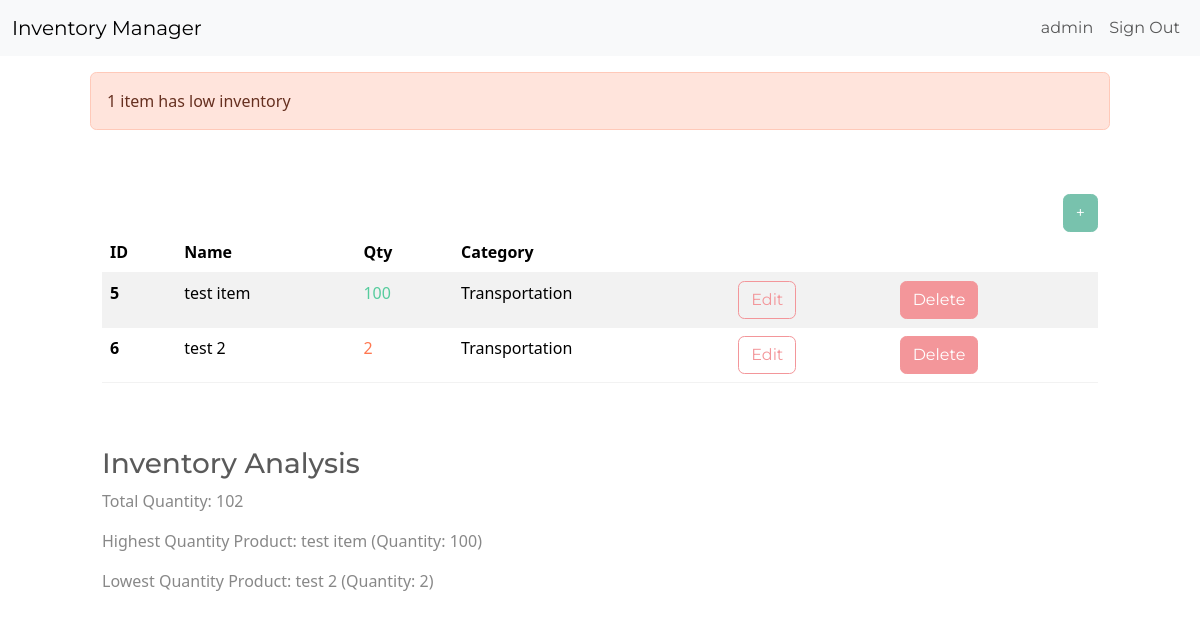
The page /dashboard/ (signed in) on the database its author committed.
### inventory/models.py (models this page shows, shortened)
class InventoryItem(models.Model):
	name = models.CharField(max_length=200)
	quantity = models.IntegerField()
	category = models.ForeignKey('Category', on_delete=models.SET_NULL, blank=True, null=True)
	date_created = models.DateTimeField(auto_now_add=True)
	user = models.ForeignKey(User, on_delete=models.CASCADE)

class Category(models.Model):
	name = models.CharField(max_length=200)
	class Meta:
		verbose_name_plural = 'categories'

### inventory/views.py (the view)
# urls.py: path('dashboard/', Dashboard.as_view(), name='dashboard'),
class Dashboard(LoginRequiredMixin, View):
	def get(self, request):
		items = InventoryItem.objects.filter(user=self.request.user.id).order_by('id')
		low_inventory = InventoryItem.objects.filter(
			user=self.request.user.id,
			quantity__lte=LOW_QUANTITY
		)
		if low_inventory.count() > 0:
			if low_inventory.count() > 1:
				messages.error(request, f'{low_inventory.count()} items have low inventory')
			else:
				messages.error(request, f'{low_inventory.count()} item has low inventory')
		low_inventory_ids = InventoryItem.objects.filter(
			user=self.request.user.id,
			quantity__lte=LOW_QUANTITY
		).values_list('id', flat=True)
		analysis_data = inventory_analysis(self.request.user.id)
		return render(request, 'inventory/dashboard.html', {'items': items, 'low_inventory_ids': low_inventory_ids,'analysis_data': analysis_data})

### inventory/views.py (called while the page is built)
def inventory_analysis(user_id):
    inventory_items = InventoryItem.objects.filter(user=user_id)
    data = {
        'Product': [item.name for item in inventory_items],
        'Quantity': [item.quantity for item in inventory_items],
    }
    df = pd.DataFrame(data)
    total_quantity = df['Quantity'].sum()
    highest_quantity_product = df.loc[df['Quantity'].idxmax()]
    lowest_quantity_product = df.loc[df['Quantity'].idxmin()]
    analysis_data = {
        'total_quantity': total_quantity,
        'highest_quantity_product': highest_quantity_product,
        'lowest_quantity_product': lowest_quantity_product,
    }
    return analysis_data

### inventory/templates/inventory/dashboard.html (shortened to what this page needs)
{% extends 'inventory/base.html' %}
{% block content %}
	{% if messages %}
		<div class="row mt-3">
			{% for message in messages %}
				{% if message.tags == 'error' %}
					<div class="col-md-10 col-12 mx-auto alert alert-danger">
						{{ message }}
					</div>
				{% else %}
					<div class="col-md-10 col-12 mx-auto alert alert-success">
						{{ message }}
					</div>
				{% endif %}
			{% endfor %}
		</div>
	{% endif %}
	<div class="row">
		<div class="col-md-10 col-12 mx-auto mt-5">
			<div class="d-flex justify-content-end">
				<a href="{% url 'add-item' %}" class="btn btn-primary">+</a>
			</div>
			<table class="table table-hover table-striped">
				<thead>
					<tr>
						<th scope="col">ID</th>
						<th scope="col">Name</th>
						<th scope="col">Qty</th>
						<th scope="col">Category</th>
						<th scope="col"></th>
						<th scope="col"></th>
					</tr>
				</thead>
				<tbody>
					{% for item in items %}
					<tr>
						<th scope="row">{{ item.id }}</th>
						<td>{{ item.name }}</td>
						{% if item.id in low_inventory_ids %}
							<td class="text-danger">{{ item.quantity }}</td>
						{% else %}
							<td class="text-success">{{ item.quantity }}</td>
						{% endif %}
						<td>{{ item.category.name }}</td>
						<td><a href="{% url 'edit-item' item.id %}" class="btn btn-outline-secondary">Edit</a></td>
						<td><a href="{% url 'delete-item' item.id %}" class="btn btn-secondary">Delete</a></td>
					</tr>
					{% endfor %}
				</tbody>
			</table>
		</div>
	</div>
<div class="row">
    <div class="col-md-10 col-12 mx-auto mt-5">
        <h3>Inventory Analysis</h3>
        <p>Total Quantity: {{ analysis_data.total_quantity }}</p>
        <p>Highest Quantity Product: {{ analysis_data.highest_quantity_product.Product }} (Quantity: {{ analysis_data.highest_quantity_product.Quantity }})</p>
        <p>Lowest Quantity Product: {{ analysis_data.lowest_quantity_product.Product }} (Quantity: {{ analysis_data.lowest_quantity_product.Quantity }})</p>
    </div>
</div>
{% endblock content %}

### inventory/templates/inventory/navigation.html (shortened to what this page needs)
<nav class="navbar navbar-expand-lg bg-light">
	<div class="container-fluid">
		<a class="navbar-brand" href="{% url 'index' %}">Inventory Manager</a>
		<div class="collapse navbar-collapse justify-content-end" id="navbarNav">
			<ul class="navbar-nav">
				{% if user.is_authenticated %}
					<li class="nav-item">
						<a class="nav-link" href="#">{{ user.username }}</a>
					</li>
					<li class="nav-item">
						<a class="nav-link" href="{% url 'logout' %}">Sign Out</a>
					</li>
				{% endif %}
			</ul>
		</div>
	</div>
</nav>

### rows shown on the page
InventoryItem: id "5", name "test item", quantity "100", category.name "Transportation", highest_quantity_product.Product "test item"
InventoryItem: id "6", name "test 2", quantity "2", category.name "Transportation", lowest_quantity_product.Product "test 2"

### other values the page prints
{{ user.username }} "admin"
{{ message }} "1 item has low inventory"
{{ analysis_data.total_quantity }} "102"
{{ analysis_data.highest_quantity_product.Quantity }} "100"
{{ analysis_data.lowest_quantity_product.Quantity }} "2"
